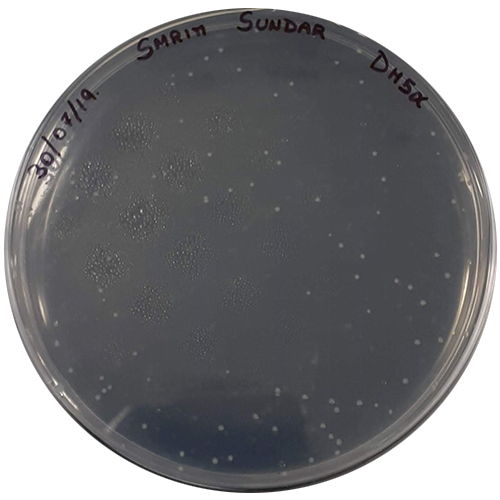
#> input picture images/process/plate_count10.jpg, 500 x 500 px
$ python plate-count-github.py
#> lines starting #> are read from the running program, lines starting #| are printed output that depends on the picture; after the words box and inside, x2 and y2 are one past the last pixel; in counts of white or black regions, pixels touching at a corner belong together

#colony-count: "plate_count.jpg" = (40 - 42)

from skimage import io, filters, img_as_ubyte
import matplotlib.pyplot as plt
import cv2
import numpy as np

original_img = io.imread("images/process/plate_count10.jpg")
#> original_img is the input picture: shape (500, 500, 3); mean R, G, B 125.3, 125.5, 127.6


img = io.imread("images/process/plate_count10.jpg", as_gray=True)
#> img: shape (500, 500) float64; min 0, max 1, mean 0.493
img2 = filters.sobel(img)
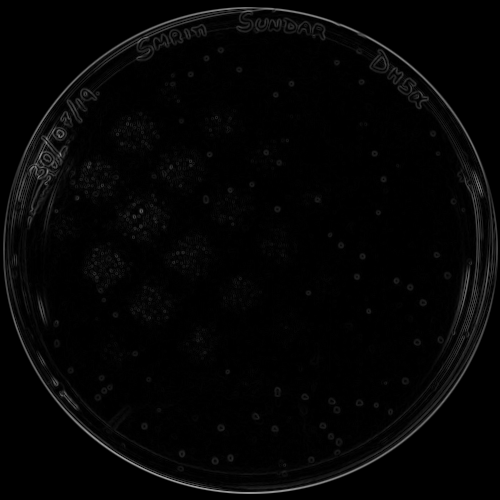
#> img2: shape (500, 500) float64; min 0, max 0.637, mean 0.0196
blur = cv2.GaussianBlur(img_as_ubyte(img2), (3, 3), 2)


detected_circles = cv2.HoughCircles(blur, cv2.HOUGH_GRADIENT, 1, 2, param1=30, param2=10, maxRadius=4, minRadius=1)
#> detected_circles = 97 rows, first 8: [181.5, 453.5, 3.3], [322.5, 425.5, 3.3], [274.5, 428.5, 3.3], [304.5, 396.5, 3.3], [220.5, 49.5, 3.3], [358.5, 50.5, 3.3], [422.5, 302.5, 3.3], [144.5, 425.5, 3.3]


if detected_circles is not None:

    # Convert the circle parameters a, b and r to integers.
    detected_circles = np.uint16(np.around(detected_circles))
#> detected_circles = 97 rows, first 8: [182, 454, 3], [322, 426, 3], [274, 428, 3], [304, 396, 3], [220, 50, 3], [358, 50, 3], [422, 302, 3], [144, 426, 3]

    for pt in detected_circles[0, :]:
        a, b, r = pt[0], pt[1], pt[2]

        # Draw the circumference of the circle.
        cv2.circle(original_img, (a, b), r, (0, 255, 0), 2)
#> this loop made 97 passes
#> (a, b, r) on passes 1 to 12: (182, 454, 3), (322, 426, 3), (274, 428, 3), (304, 396, 3), (220, 50, 3), (358, 50, 3), (422, 302, 3), (144, 426, 3), (214, 460, 3), (220, 428, 3), (310, 460, 3), (332, 400, 3)
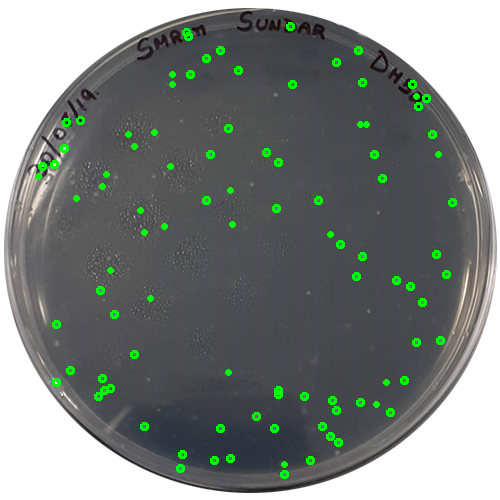
#> original_img: shape (500, 500, 3); 2.04% of pixels changed, all inside (x1, y1, x2, y2) = (35, 22, 457, 479)

        # Draw a small circle (of radius 1) to show the center.
        #cv2.circle(original_img, (a, b), 1, (0, 0, 255), 3)

print("no. of colonies:", detected_circles.shape[1])
#| no. of colonies: 97

plt.subplot(1, 2, 1)
plt.imshow(original_img)
plt.subplot(1, 2, 2)
plt.imshow(blur, cmap="gray")

plt.show()
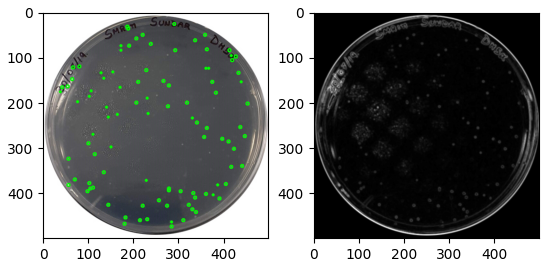
#> figure drawn by matplotlib, 2 panels

$ run again, with images/process/plate_count.jpg copied over images/process/plate_count10.jpg
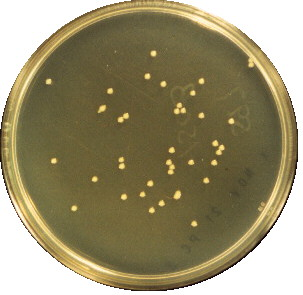
#> input picture images/process/plate_count.jpg, 303 x 295 px
#> original_img is the input picture: shape (295, 303, 3); mean R, G, B 152.5, 143.3, 110.7
#> `blur = cv2.GaussianBlur(img_as_ubyte(img2), (3, 3), 2)`:
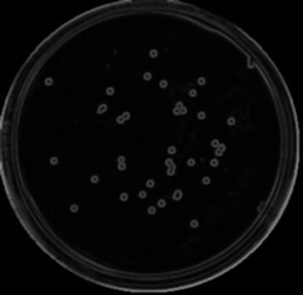
#> blur: shape (295, 303); min 0, max 142, mean 8.9
#> `detected_circles = cv2.HoughCircles(blur, cv2.HOUGH_GRADIENT, 1, 2, pa..`: detected_circles = 29 rows, first 8: [53.5, 160.5, 3.3], [192.5, 92.5, 3.3], [73.5, 207.5, 3.3], [94.5, 178.5, 3.3], [190.5, 161.5, 3.3], [120.5, 159.5, 3.3], [123.5, 196.5, 3.3], [142.5, 193.5, 3.3]
#> `detected_circles = np.uint16(np.around(detected_circles))`: detected_circles = 29 rows, first 8: [54, 160, 3], [192, 92, 3], [74, 208, 3], [94, 178, 3], [190, 162, 3], [120, 160, 3], [124, 196, 3], [142, 194, 3]
#> the loop `for pt in detected_circles[0, :]:` made 29 passes
#> after the loop `for pt in detected_circles[0, :]:`:
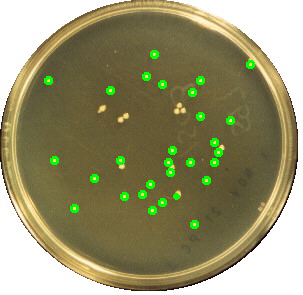
#> original_img: shape (295, 303, 3); 1.89% of pixels changed, all inside (x1, y1, x2, y2) = (44, 50, 255, 229)
#| no. of colonies: 29

$ run again, with images/process/plate_count12.jpg copied over images/process/plate_count10.jpg
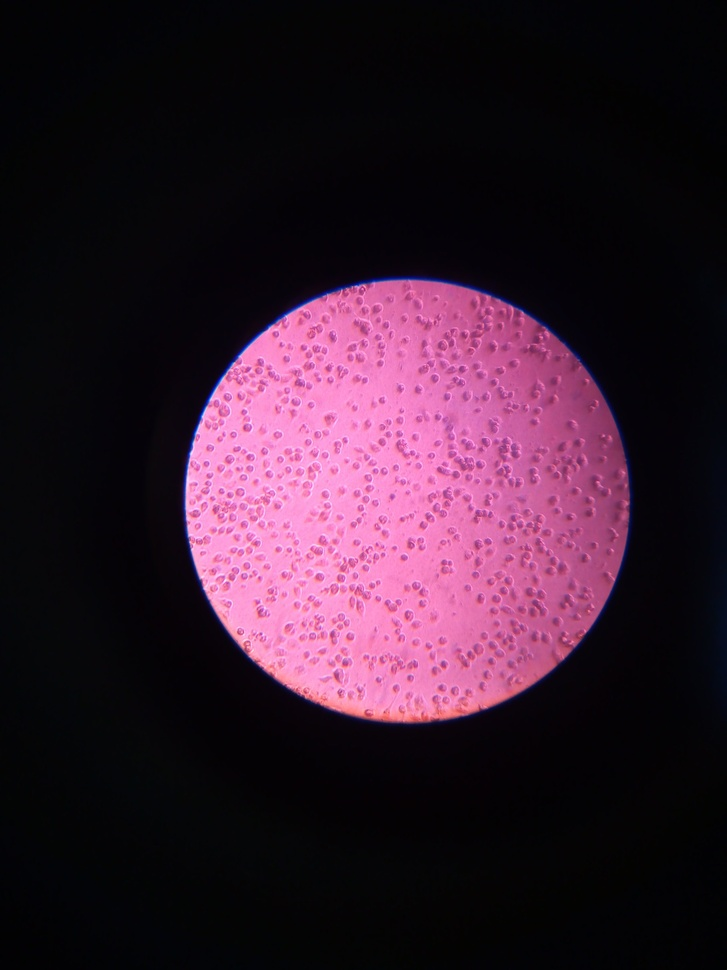
#> input picture images/process/plate_count12.jpg, 727 x 970 px, shrunk from 3120 x 4160 before the run
#> original_img is the input picture: shape (970, 727, 3); mean R, G, B 52.8, 28.8, 44.8
#> `detected_circles = cv2.HoughCircles(blur, cv2.HOUGH_GRADIENT, 1, 2, pa..`: detected_circles = 164 rows, first 8: [382.5, 554.5, 3.3], [212.5, 498.5, 3.3], [288.5, 549.5, 3.3], [386.5, 637.5, 3.3], [400.5, 410.5, 3.3], [202.5, 552.5, 3.3], [346.5, 460.5, 3.3], [270.5, 473.5, 3.3]
#> `detected_circles = np.uint16(np.around(detected_circles))`: detected_circles = 164 rows, first 8: [382, 554, 3], [212, 498, 3], [288, 550, 3], [386, 638, 3], [400, 410, 3], [202, 552, 3], [346, 460, 3], [270, 474, 3]
#> the loop `for pt in detected_circles[0, :]:` made 164 passes
#> after the loop `for pt in detected_circles[0, :]:`:
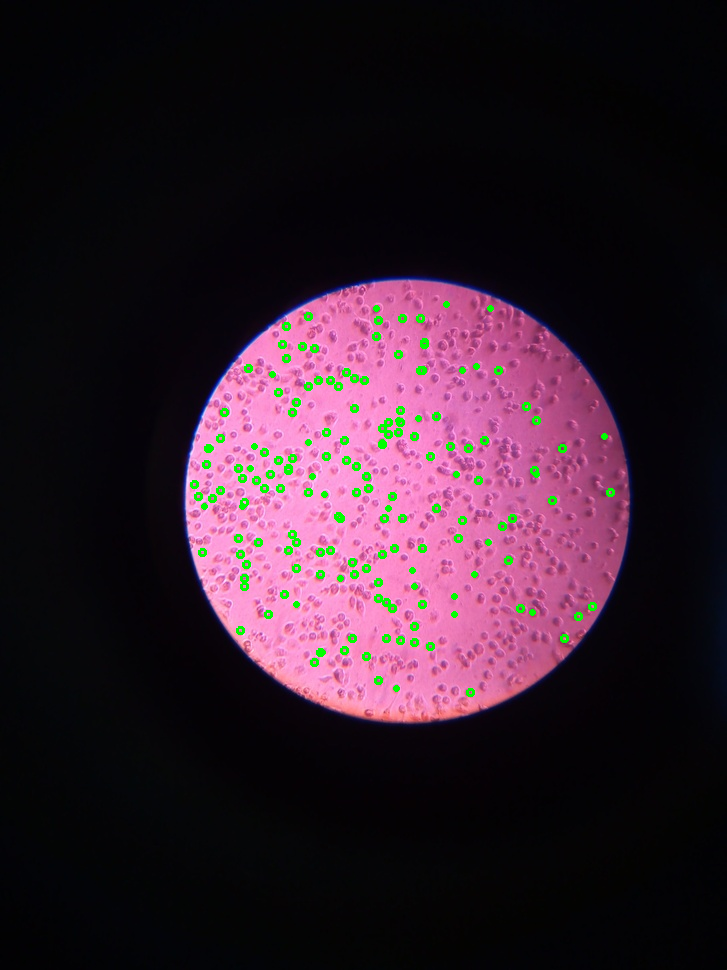
#> original_img: shape (970, 727, 3); 1.23% of pixels changed, all inside (x1, y1, x2, y2) = (190, 301, 615, 697)
#| no. of colonies: 164
#> `plt.show()`:
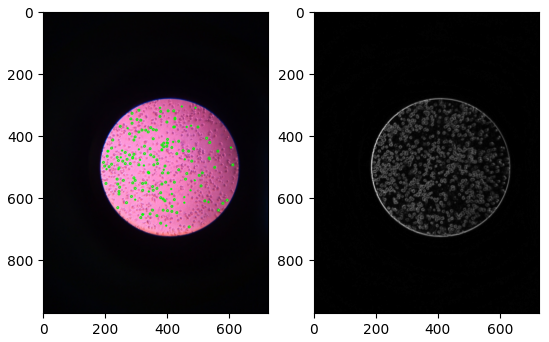
#> figure drawn by matplotlib, 2 panels
